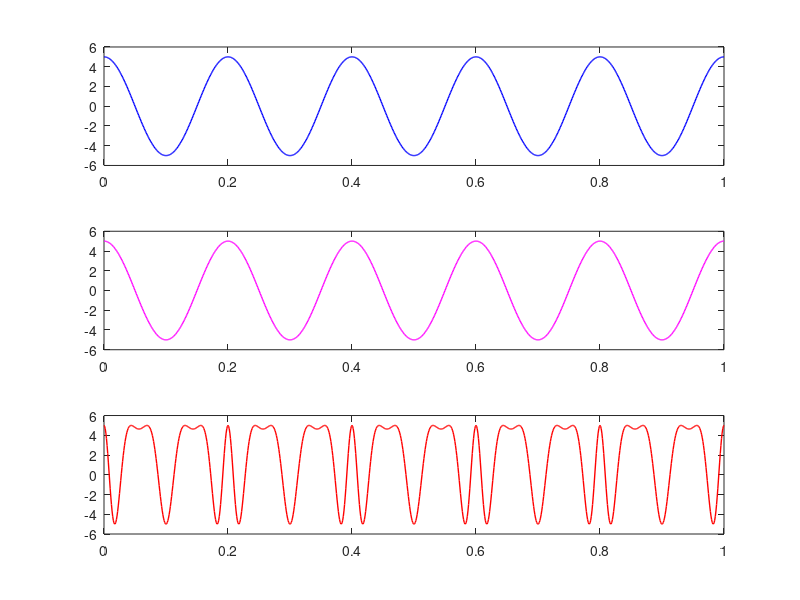

The MATLAB script that drew this image:
clc;
close all;
clear all;

%input
vm = input('Enter message signal ');
vc = input('Enter carrier signal ');
fm = input('message frequency');  %fm<fc
fc = input('carrier frequency');
m = input('Enter modulation index');  %m <= 1
t = 0:0.001:1;

%Equation of the message signal
y1 = vm*cos(2*pi*fm*t);
subplot(3,1,1);
plot(t,y1,'blue','LineWidth',1);

%carrier
y2 = vc*cos(2*pi*fc*t);
subplot(3,1,2);
plot(t,y2,'magenta','LineWidth',1);


%instantaneous voltage of resulting
y = vc*cos(2*pi*fc*t+m.*sin(2*pi*fm*t));
subplot(3,1,3);
plot(t,y,'red','LineWidth',1);

%fprintf('Mudulation index: %.2f',vm/vc);
%input 2 4 5 100 10
